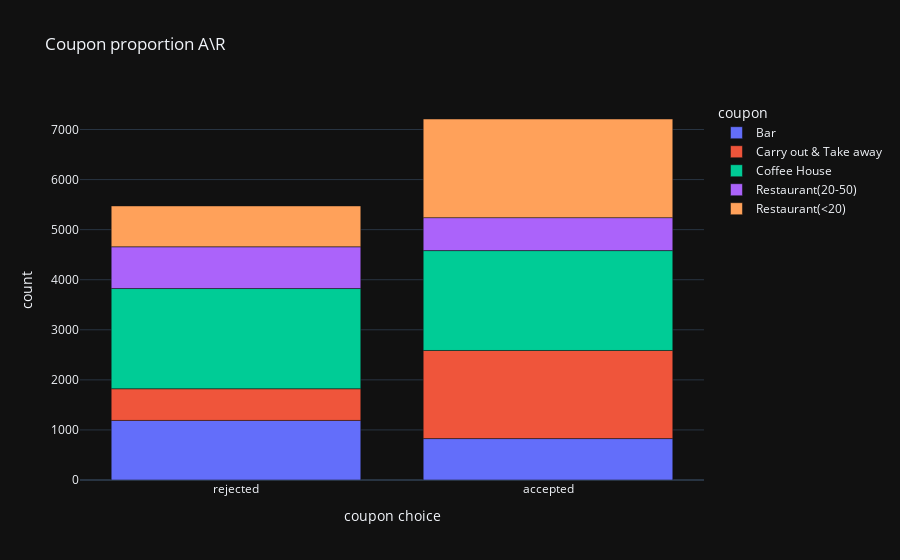

The notebook cell this image was saved under:
### Code cell
df_new_cp = df_new.groupby(['coupon','Y'])[['Y']].count()
df_new_cp.rename(columns={'Y':'count'}, inplace=True)
df_new_cp.reset_index(inplace=True)
df_new_cp['Y'] = df_new_cp['Y'].apply(lambda x: 'accepted' if x == 1 else 'rejected')
#df_new_cp
px.bar(df_new_cp, x='Y', y='count', color='coupon', labels={'Y':'coupon choice'}, title='Coupon proportion A\R')

### Figure 1 — Plotly figure (JSON) as saved in the notebook; plotly's stock layout.template omitted (floating-point values rounded to 4 significant figures)
{"data": [{"alignmentgroup": "True", "hovertemplate": "coupon=Bar<br>coupon choice=%{x}<br>count=%{y}<extra></extra>", "legendgroup": "Bar", "marker": {"color": "#636efa", "pattern": {"shape": ""}}, "name": "Bar", "offsetgroup": "Bar", "orientation": "v", "showlegend": true, "textposition": "auto", "x": ["rejected", "accepted"], "xaxis": "x", "y": [1190, 827], "yaxis": "y", "type": "bar"}, {"alignmentgroup": "True", "hovertemplate": "coupon=Carry out & Take away<br>coupon choice=%{x}<br>count=%{y}<extra></extra>", "legendgroup": "Carry out & Take away", "marker": {"color": "#EF553B", "pattern": {"shape": ""}}, "name": "Carry out & Take away", "offsetgroup": "Carry out & Take away", "orientation": "v", "showlegend": true, "textposition": "auto", "x": ["rejected", "accepted"], "xaxis": "x", "y": [633, 1760], "yaxis": "y", "type": "bar"}, {"alignmentgroup": "True", "hovertemplate": "coupon=Coffee House<br>coupon choice=%{x}<br>count=%{y}<extra></extra>", "legendgroup": "Coffee House", "marker": {"color": "#00cc96", "pattern": {"shape": ""}}, "name": "Coffee House", "offsetgroup": "Coffee House", "orientation": "v", "showlegend": true, "textposition": "auto", "x": ["rejected", "accepted"], "xaxis": "x", "y": [2001, 1995], "yaxis": "y", "type": "bar"}, {"alignmentgroup": "True", "hovertemplate": "coupon=Restaurant(20-50)<br>coupon choice=%{x}<br>count=%{y}<extra></extra>", "legendgroup": "Restaurant(20-50)", "marker": {"color": "#ab63fa", "pattern": {"shape": ""}}, "name": "Restaurant(20-50)", "offsetgroup": "Restaurant(20-50)", "orientation": "v", "showlegend": true, "textposition": "auto", "x": ["rejected", "accepted"], "xaxis": "x", "y": [834, 658], "yaxis": "y", "type": "bar"}, {"alignmentgroup": "True", "hovertemplate": "coupon=Restaurant(<20)<br>coupon choice=%{x}<br>count=%{y}<extra></extra>", "legendgroup": "Restaurant(<20)", "marker": {"color": "#FFA15A", "pattern": {"shape": ""}}, "name": "Restaurant(<20)", "offsetgroup": "Restaurant(<20)", "orientation": "v", "showlegend": true, "textposition": "auto", "x": ["rejected", "accepted"], "xaxis": "x", "y": [816, 1970], "yaxis": "y", "type": "bar"}], "layout": {"xaxis": {"anchor": "y", "domain": [0.0, 1.0], "title": {"text": "coupon choice"}}, "yaxis": {"anchor": "x", "domain": [0.0, 1.0], "title": {"text": "count"}}, "legend": {"title": {"text": "coupon"}, "tracegroupgap": 0}, "title": {"text": "Coupon proportion A\\R"}, "barmode": "relative"}}
